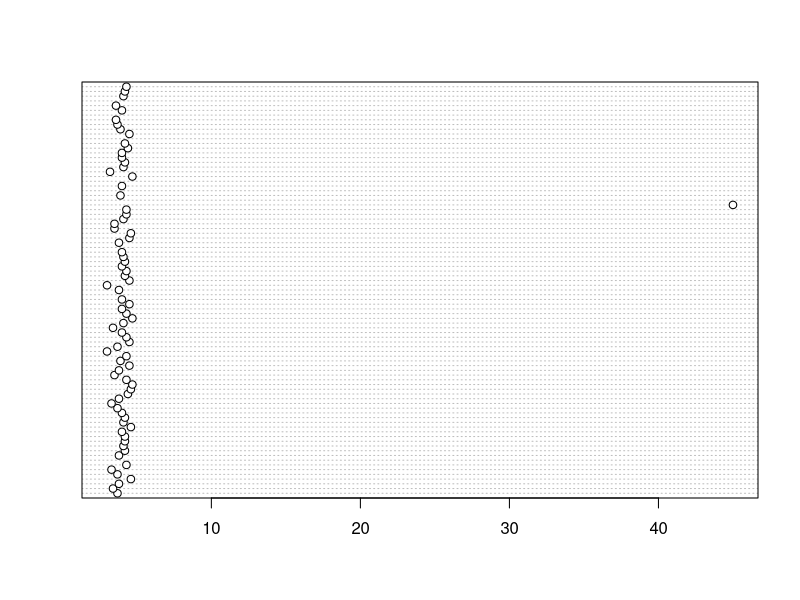
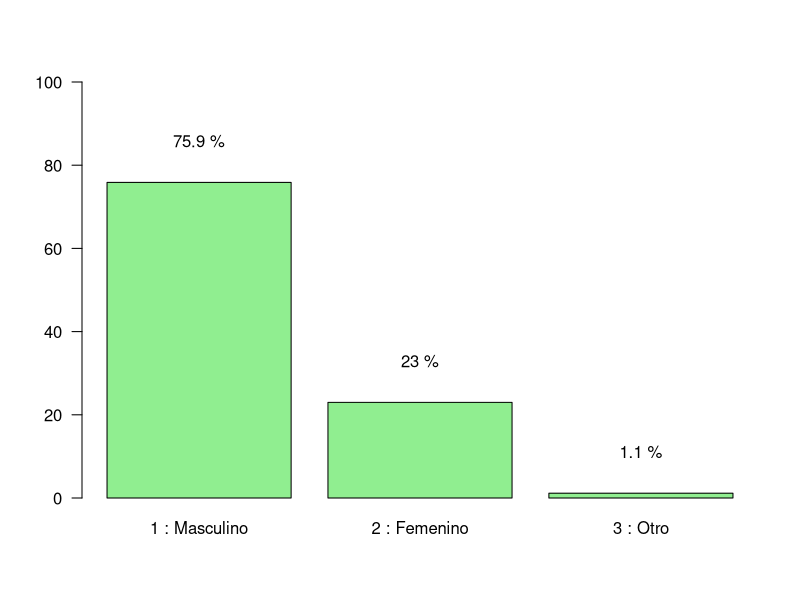
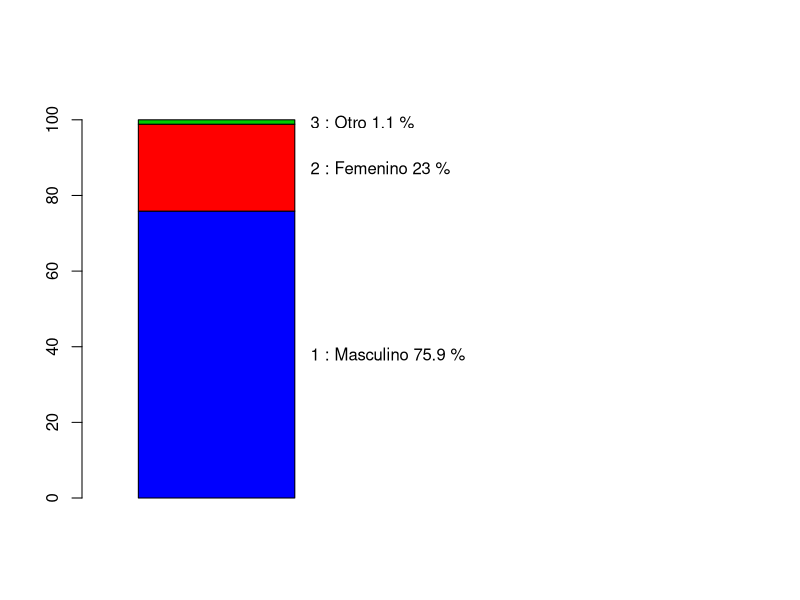
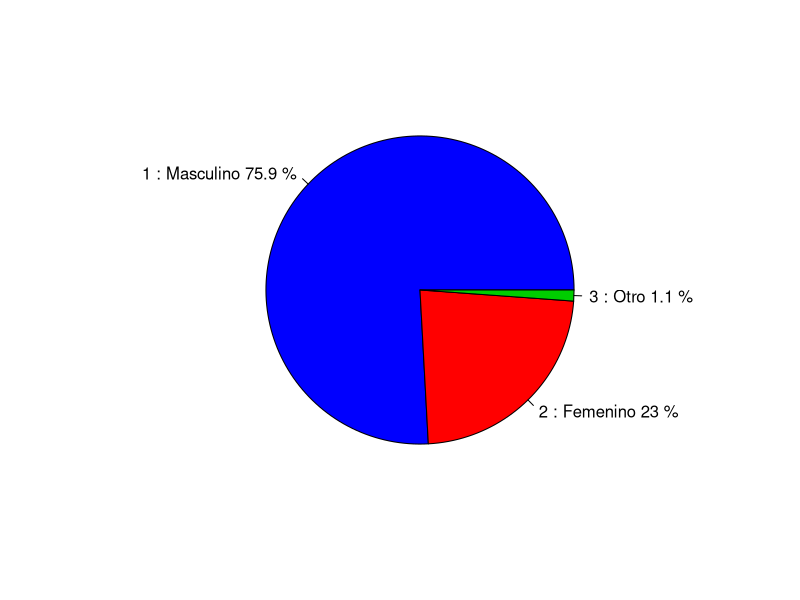
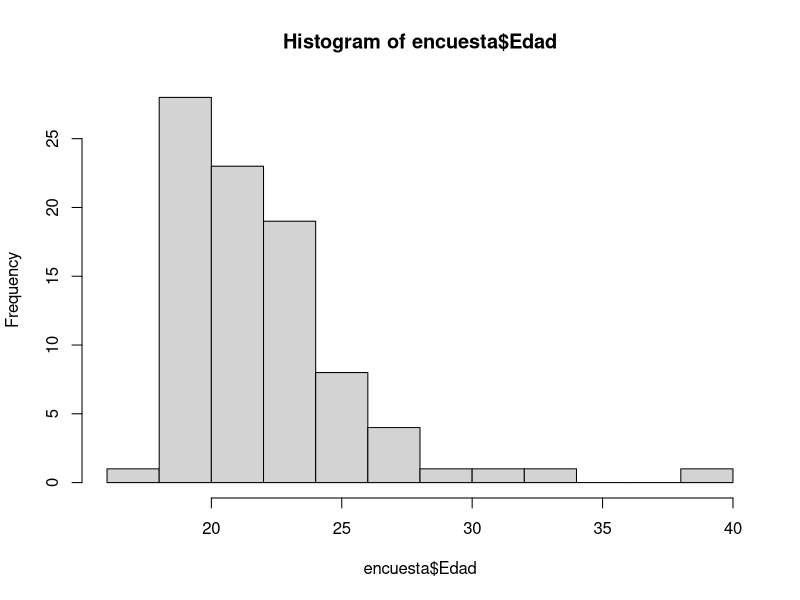
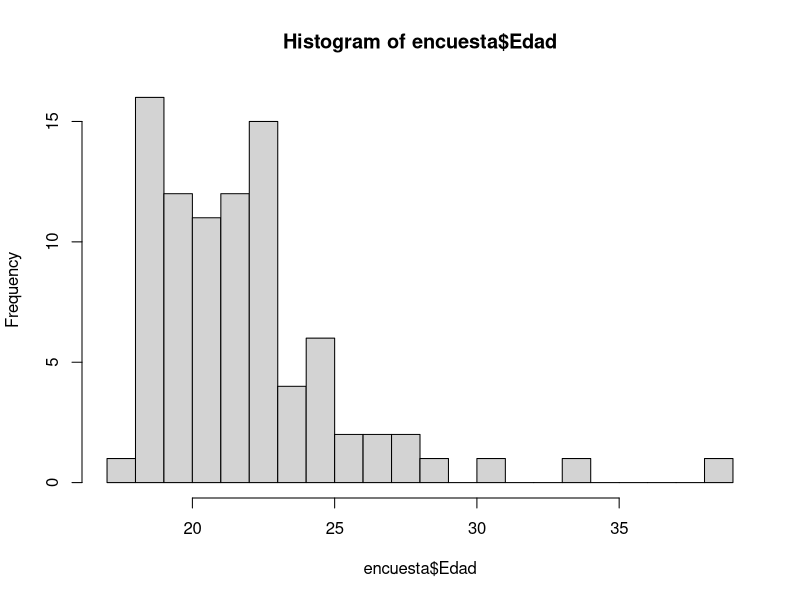
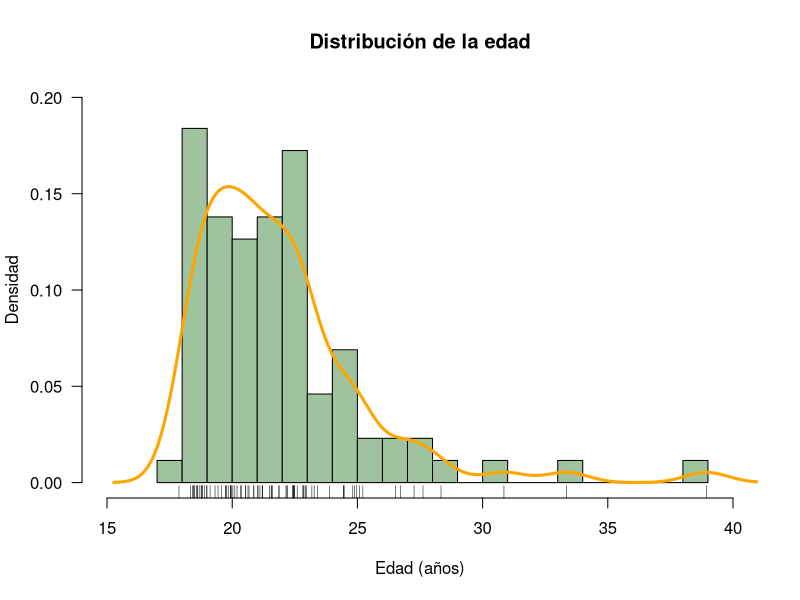
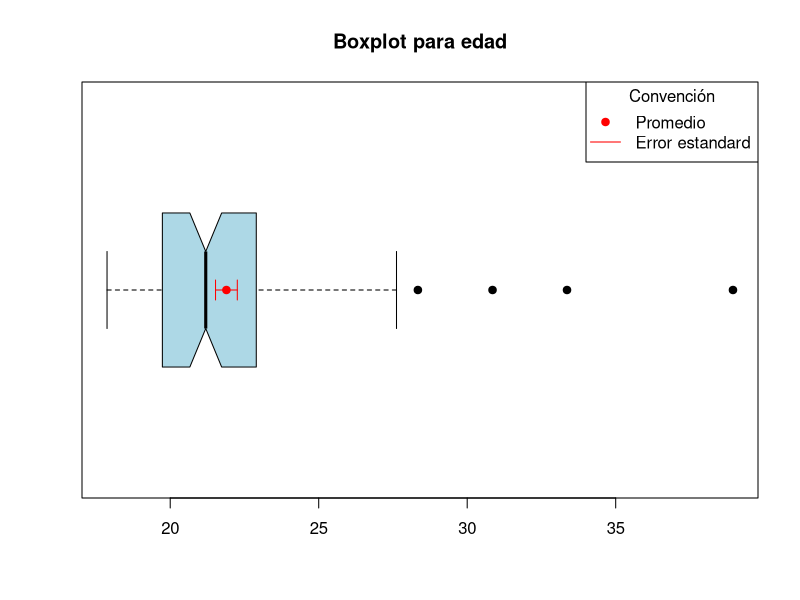

Source code (R) for these figures, in order:
## ---- chunk 1
knitr::opts_chunk$set(echo = FALSE,
                      warning = FALSE,
                      message = FALSE)
## ---- chunk 2
## Paquetes usados en el análisis.
library(tidyverse)
library(readxl)
## ---- chunk 3
## Lectura de una base de datos tipo ".csv"
encuesta <- read.csv("encuesta1.csv")
## ---- chunk 4
# Visualizar la estructura de la base de datos.
str(encuesta)
## ---- chunk 5
glimpse(encuesta)
## ---- chunk 6
summary(encuesta)
## ---- chunk 7
encuesta <- encuesta %>% 
  mutate_if(is.character, as.factor)
## ---- chunk 8
glimpse(encuesta)
## ---- chunk 9
summary(encuesta)
## ---- chunk 10
encuesta <- encuesta %>% 
  mutate(Q02_FechaNac = as.Date(as.character(Q02_FechaNac), "%Y-%m-%d"))
## ---- chunk 11
summary(encuesta$Q02_FechaNac)
## ---- chunk 12
# Cálculo de la edad
encuesta <- encuesta %>% 
  mutate(Edad = as.numeric(as.Date("2021-06-30") - Q02_FechaNac)/365.25)
## ---- chunk 13
# Conversión a fecha-hora
encuesta <- encuesta %>% 
  mutate(fecha_entrega = 
           as.POSIXct(strptime(Enviado.el., format = "%d/%m/%Y %H:%M:%S")),
         tiempo_usado = as.integer(format(fecha_entrega, "%M")) +
                        as.integer(format(fecha_entrega, "%S")) / 60  - 30)
## ---- chunk 14
dotchart(encuesta$Q08_PAPA)
## ---- chunk 15
encuesta %>% 
  filter(Q08_PAPA > 5)
## ---- chunk 16
encuesta$Q08_PAPA[encuesta$Q08_PAPA == 45 & !is.na(encuesta$Q08_PAPA)] <- 4.5
## ---- chunk 17
encuesta <- encuesta %>% 
  mutate(puntaje_pregunta2 = 
  apply(encuesta %>% select(Q26_Divisor..f.es.divisor.de.g.2.,
                            Q26_Divisor..f.es.divisor.de.gh.,
                            Q26_Divisor..f.es.divisor.de.h.g),
        1, sum))
t_p2 <- table(encuesta$puntaje_pregunta2)
t_p2
pt_p2 <- t_p2 / sum(t_p2) * 100
pt_p2
## ---- chunk 18
# Se construye una nueva variable que indica si se ha instalado el 
# R solamente, el Rstudio solamente o ambos o ninguno:
# 0: No ha instalado ninguno.
# 1: Ha instalado solo el R.
# 2: Ha instalado solo el RStudio.
# 3: Ha instalado tanto el R como el RStudio.

# También se crea una nueva variable categoŕica que tenga las combinaciones
# de la carrera y la instalación de los programas. 
encuesta <-  encuesta %>% 
  mutate(instala_prog = Q11_R + Q12_RStudio * 2,
         Carrera_instala  = factor(paste(Q03_Carrera, instala_prog)))
## ---- chunk 19
t_gen <- table(encuesta$Q01_Genero)
t_gen
## ---- chunk 20
t_gen_p <- t_gen / sum(t_gen) * 100
t_gen_p
## ---- chunk 21
bp1 <- barplot(t_gen_p, las = 1, ylim = c(0, 100), col = "lightgreen")
text(bp1, t_gen_p + 10, paste(round(t_gen_p, 1), "%"))
## ---- chunk 22
m_gen_p <- as.matrix(t_gen_p)
bp2 <- barplot(m_gen_p, beside = FALSE, xlim = c(0, 4),
               ylim = c(0, 110),
               col = c("blue", "red", "green3"))
text(1.3, cumsum(m_gen_p) - m_gen_p/2, 
     paste(rownames(m_gen_p), round((m_gen_p), 1), "%"),
     adj = 0)
## ---- chunk 23
pie(t_gen_p, labels = paste(names(t_gen_p), round(t_gen_p, 1), "%"),
    col = c("blue", "red", "green3"))
## ---- chunk 24
summary(encuesta$Edad)
## ---- chunk 25
hist(encuesta$Edad)
## ---- chunk 26
hist(encuesta$Edad, nclass = 20)
## ---- chunk 27
paramAnt <- par(no.readonly = TRUE)
hist(encuesta$Edad, freq = FALSE, nclass = 20, col = "#a0c39f",
     las = 1, 
     main = "Distribución de la edad",
     xlab = "Edad (años)",
     ylab = "Densidad",
     ylim = c(0, 0.20),
     xlim = c(15, 40))
lines(density(encuesta$Edad), col = "orange", lwd = 3)
rug(encuesta$Edad)
par(paramAnt)
## ---- chunk 28
promedioEdad <- mean(encuesta$Edad)
medianaEdad <- median(encuesta$Edad)
desv_Est_Edad <- sd(encuesta$Edad)

boxplot(encuesta$Edad, horizontal = TRUE,
        main = "Boxplot para edad", 
        col = "lightblue",
        pch = 19, notch = TRUE)
points(promedioEdad, 
       1, 
       pch = 19, 
       col = c("red", "purple"))
legend("topright", 
       title = "Convención",
       legend = c("Promedio", "Error estandard"), 
       col = "red", 
       pch = c(19, NA),
       lty = c(NA, 1))
arrows(promedioEdad -  desv_Est_Edad / sqrt(nrow(encuesta)), 1,
         promedioEdad + desv_Est_Edad / sqrt(nrow(encuesta)), 1,
         angle = 90,
         length = 0.1, 
         code = 3,
         col = "red")
## ---- chunk 29
with(encuesta, plot(Q10_Estrato, Q08_PAPA, notch = TRUE))
## ---- chunk 30
encuesta_Estrato1 <- encuesta %>% 
  filter(Q10_Estrato == "2 : 1")
dotchart(encuesta_Estrato1$Q08_PAPA)
summary(encuesta_Estrato1$Q08_PAPA)
## ---- chunk 31
with(encuesta, plot(Q01_Genero, Q08_PAPA, notch = TRUE))
## ---- chunk 32
with(encuesta, scatter.smooth(tiempo_usado, Q08_PAPA))
## ---- chunk 33
with(encuesta, plot(Q27_PorcentDivisor))
lines(1:nrow(encuesta), rep(pt_p2[3], nrow(encuesta)), 
      col = "red")
## ---- chunk 34
enc_acert_p2 <- encuesta %>% 
  filter(puntaje_pregunta2 == 3)
enc_no_acert_p2 <- encuesta %>% 
  filter(puntaje_pregunta2 != 3)
op <- par(no.readonly = TRUE)
par(mfrow = c(1, 2))
prom_Q27 <- mean(enc_acert_p2$Q27)
with(enc_acert_p2, plot(Q27_PorcentDivisor, ylim = c(0, 100)))
lines(1:nrow(enc_acert_p2), rep(prom_Q27, nrow(enc_acert_p2)), 
      col = "red")
prom_Q27_na <- mean(enc_no_acert_p2$Q27, na.rm = TRUE, ylim = c(0, 100))
with(enc_no_acert_p2, plot(Q27_PorcentDivisor))
lines(1:nrow(enc_no_acert_p2), rep(prom_Q27_na, nrow(enc_no_acert_p2)), 
      col = "red")
par(op)
## ---- chunk 35
encuesta_sist_estad <- encuesta %>% 
  filter(Q03_Carrera %in% c("2 : Ingeniería de sistemas e informática",
                            "3 : Estadística")) %>% 
  droplevels()

encuesta_sist_estad_resumen <- encuesta_sist_estad %>%
  group_by(Q03_Carrera) %>% 
  mutate(num_estud_carrera = n()) %>% 
  group_by(Carrera_instala, num_estud_carrera) %>% 
  summarise(num_estud_noNA = sum(!is.na(Q08_PAPA)),
            prom_PAPA = mean(Q08_PAPA, na.rm = TRUE),
            desv_PAPA = sd(Q08_PAPA, na.rm = TRUE)) %>% 
  mutate(porcent_x_carrera = num_estud_noNA / num_estud_carrera * 100)
encuesta_sist_estad_resumen %>% data.frame()
## ---- chunk 36
op <- par(no.readonly = TRUE)
par(mar = op$mar + c(15, 0, 0, 0))
with(encuesta_sist_estad, 
     plot(Carrera_instala, Q08_PAPA, notch = TRUE,
          las = 2, width = sqrt(encuesta_sist_estad_resumen$porcent_x_carrera),
          col = "lightblue",
          main = "PAPA vs carrera e instalación de softwares R y RStudio",
          ylab = "Promedio Académico Ponderado Acumulado",
          xlab = "",
          pch = 19))
with(encuesta_sist_estad_resumen, 
     points(Carrera_instala, prom_PAPA, 
           col = "red", pch = 19))
legend("topleft", legend = c("0 No instaló ni R ni RStudio",
                             "1 Solo instaló R",
                             "2 Solo instaló RStudio",
                             "3 Instaló ambos"))
legend(0.5, 3.4, legend = c("Promedio"),
       pch = 19, col = "red")
text(0.5, 3.1, "El ancho de las cajas es proporcional a la raíz cuadrada del porcentaje de los estudiantes en cada carrera",
     cex = 0.8, pos = 4)
par(op)
